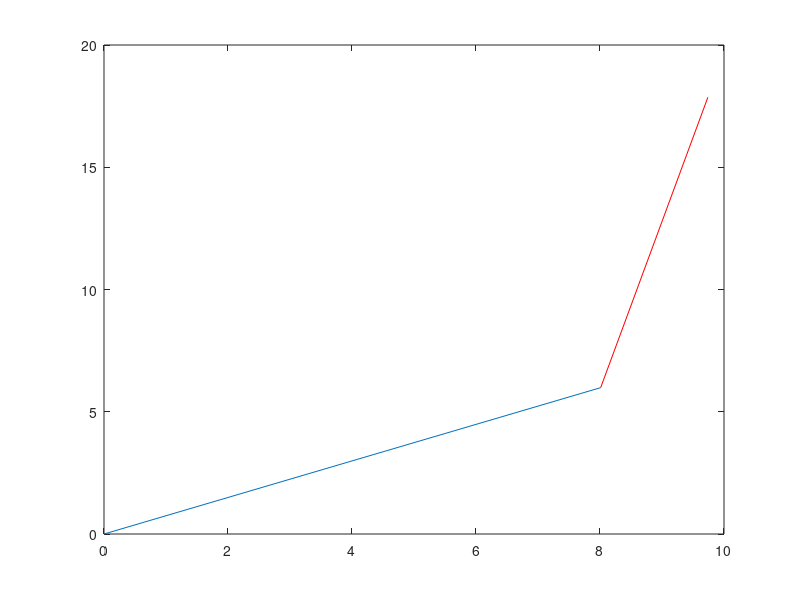

The MATLAB script that drew this image:
l1=10; 
l2=12;
x2=10.1769;
y2=18.6622;
q=(x2^2+y2^2-11^2-12^2);
w=q/(2*11*12);
c=w;
r=1-c^2;
a=sqrt(r);
s=a;
theta=atan2(s,c);
theta2=180*theta/pi;
k1=l1+l2*cosd(theta2);
k2=l2*sind(theta2);
y=atand(k2/k1);
theta1=atand(y2/x2)-y;
b1=l1*cosd(theta1);
a1=l1*sind(theta1);
b2=l1*cosd(theta1)+l2*cosd(theta1+theta2);
a2=l1*sind(theta1)+l2*sind(theta1+theta2);
plot([0,b1],[0,a1]);
hold on;
plot([b1,b2],[a1,a2],'r');